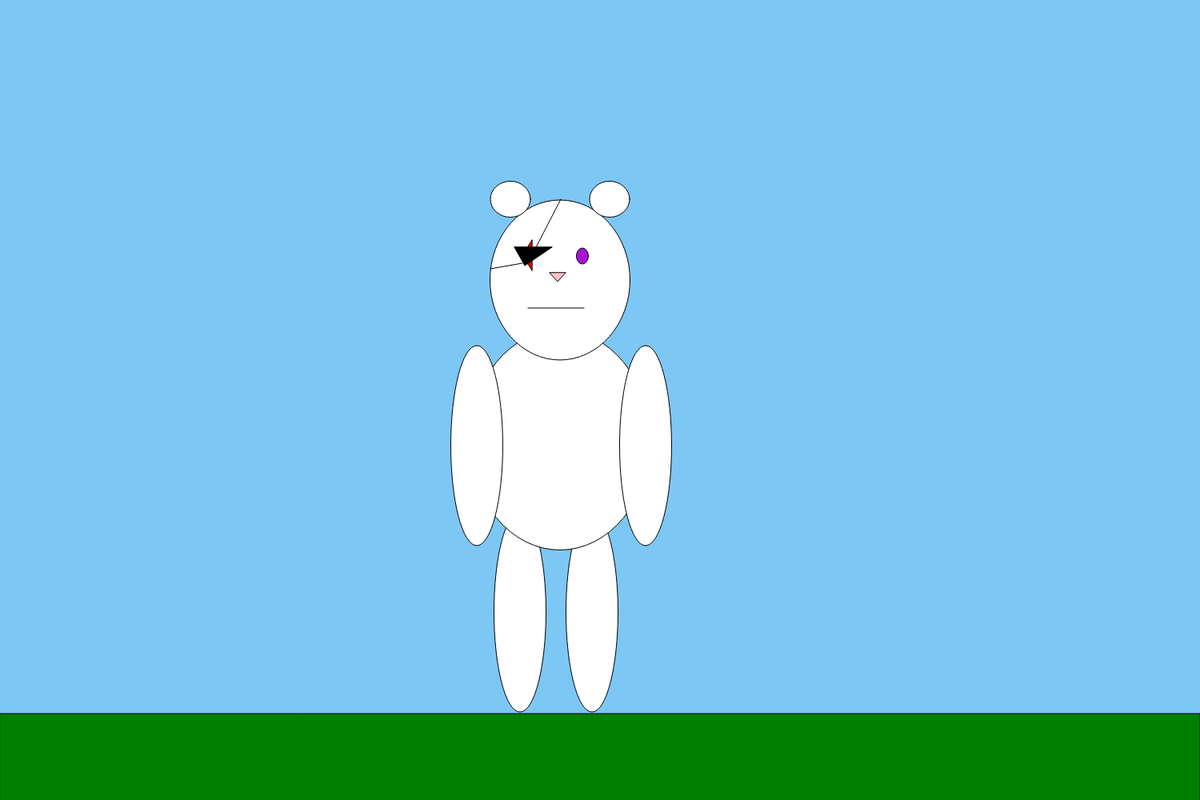
Frame 1 (no input)
Frame 60 (no input): identical to frame 1, image omitted
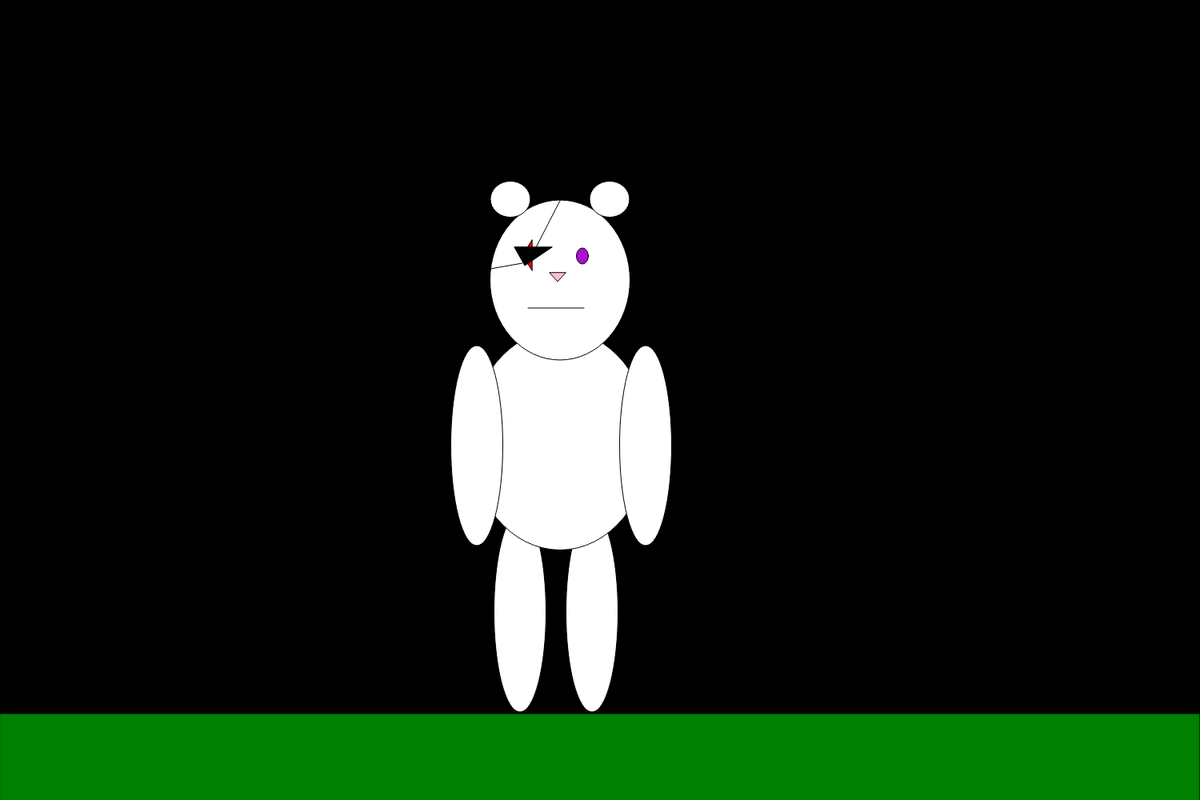
Frame 120 (the mouse pressed at the canvas centre since frame 60)

The p5.js sketch that drew these frames (run headless with seeded random() and noise() and a simulated clock; from frame 60 on, the mouse is pressed at the canvas centre):

// p5.js sketch
// ── sketch.js
function setup() {
  createCanvas (1500,1000);
}

function draw() {
  if (mouseIsPressed) {
    background("black");
  } else {
    background(125, 199, 245);
  }
//ground//
fill("green");
rect(0,892,1500,150)
//cordinate command//
//fill("white");//
//text(mouseX + "," + mouseY,100,200);//
//left leg//
fill("white");
  ellipse(650,765,65,250);
//right leg//
fill("white");
  ellipse(740,765,65,250);
//torso//
fill("white");
  ellipse(700,550,225,275);
//head//
fill("white");
  ellipse(700,350,175,200);
//nose//
fill("pink")
  triangle(687,341,697,352,707,341);
//left ear//
fill("white");
  ellipse(638,249,50,45);
//right ear//
fill("white");
  ellipse(762,249,50,45);
//mouth//
fill("black")
    line(660,385,730,385)
//right eye//
fill(168, 19, 209);
  ellipse(728,320,15,20);
//scar//
fill("red");
  triangle(665,300,653,319, 665,338);
//eye patch//
fill("black");
  triangle(643, 309, 656, 332, 690, 309);
fill("black");
  line(701,249,667,315);
fill("black");
  line(653,329,613,336);
//left arm//
fill("white");
  ellipse(596,557,65,250);
  //right arm//
  fill("white");
    ellipse(807,557,65,250);

}
